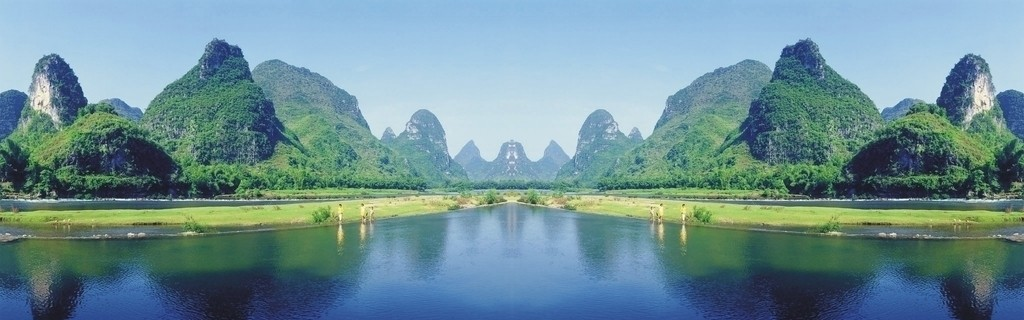

This game map was drawn from its Tiled (.tmx) file and the tilesets committed beside it. A one-line description and the trimmed map source follow:
An orthogonal 32x10 tile map with 32x32 px tiles, 1 tile layer (块层 1).

<map version="1.0" orientation="orthogonal" width="32" height="10" tilewidth="32" tileheight="32">
 <tileset firstgid="1" name="map" tilewidth="32" tileheight="32">
  <image source="map.jpg" width="1024" height="364" />
 </tileset>
 <layer name="块层 1" width="32" height="10">
  <data>[320 cells, 320 non-empty, 320 distinct tile ids]</data>
 </layer>
</map>